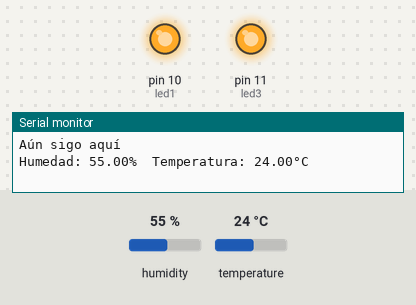
Simulated run of this sketch. Board: Arduino Uno, built with avr-gcc and run on an emulated ATmega328P. On the bench: output pins drawn as LEDs (lit = HIGH), the last lines printed to the serial monitor. The test bench sets the inputs (shaded band); at power-on: humidity 55 %, temperature 24 °C.

Above: at 1.5 s.
At 5.5 s:
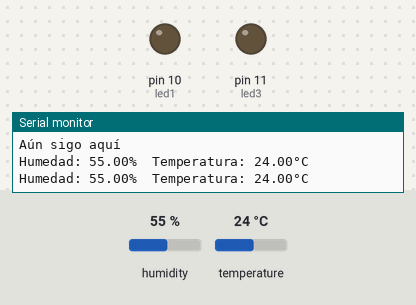
At 7.5 s:
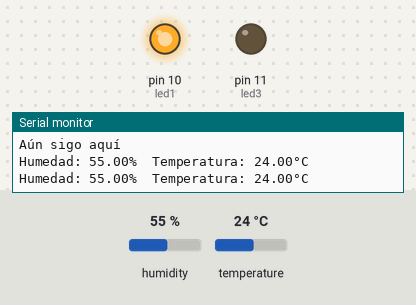
At 11.0 s:
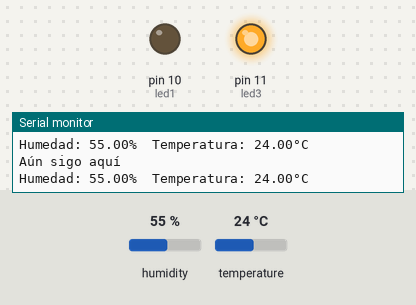
Timing chart, 0 to 13.0 s (numbered marks = the images above):
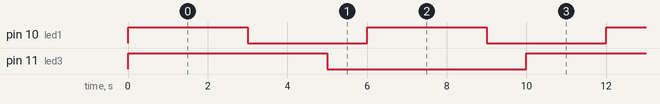

The sketch:

test_led_y_temperatura.ino
```cpp
#include <DHT.h>
#define DHTPIN 2
#define DHTTYPE DHT11
DHT dht(DHTPIN, DHTTYPE);

// ----- LED 1 (usa tus pines e intervalos reales) -----
const int led1 = 10;
const unsigned long interval1 = 3000;
unsigned long nextMillis1 = 0;
int stateLed1 = LOW;

// ----- LED 2 (el del pin 11, 5 segundos) -----
const int led3 = 11;
const unsigned long interval3 = 5000;
unsigned long nextMillis3 = 0;
int stateLed3 = LOW;

// ----- Mensaje cada 10 s -----
const unsigned long intervalMsg = 10000;
unsigned long nextMillisMsg = 0;

// ----- Sensor cada 5 s -----
const unsigned long intervalDHT = 5000;
unsigned long nextMillisDHT = 0;

void setup() {
  pinMode(led1, OUTPUT);
  pinMode(led3, OUTPUT);
  Serial.begin(9600);
  dht.begin();
}

void loop() {
  unsigned long ahora = millis();

  // Tarea 1: LED 1
  if (ahora >= nextMillis1) {
    stateLed1 = (stateLed1 == LOW) ? HIGH : LOW;
    digitalWrite(led1, stateLed1);
    nextMillis1 = ahora + interval1;
  }

  // Tarea 2: LED 2
  if (ahora >= nextMillis3) {
    stateLed3 = (stateLed3 == LOW) ? HIGH : LOW;
    digitalWrite(led3, stateLed3);
    nextMillis3 = ahora + interval3;
  }

  // Tarea 3: mensaje cada 10 s
  if (ahora >= nextMillisMsg) {
    Serial.println("Aún sigo aquí");
    nextMillisMsg = ahora + intervalMsg;
  }

  // Tarea 4: sensor cada 5 s
  if (ahora >= nextMillisDHT) {
    float h = dht.readHumidity();
    float t = dht.readTemperature();
    if (isnan(h) || isnan(t)) {
      Serial.println("Error al leer el sensor DHT11");
    } else {
      Serial.print("Humedad: ");
      Serial.print(h);
      Serial.print("%\t");
      Serial.print("Temperatura: ");
      Serial.print(t);
      Serial.println("°C");
    }
    nextMillisDHT = ahora + intervalDHT;
  }
}
```

Measured:
- by itself, pin 10 (led1): alternates HIGH for 3.0 s and LOW for 3.0 s
- by itself, pin 11 (led3): alternates HIGH for 5.0 s and LOW for 5.0 s
- by itself, everything shown: repeats every 30.0 s, in 14 steps
